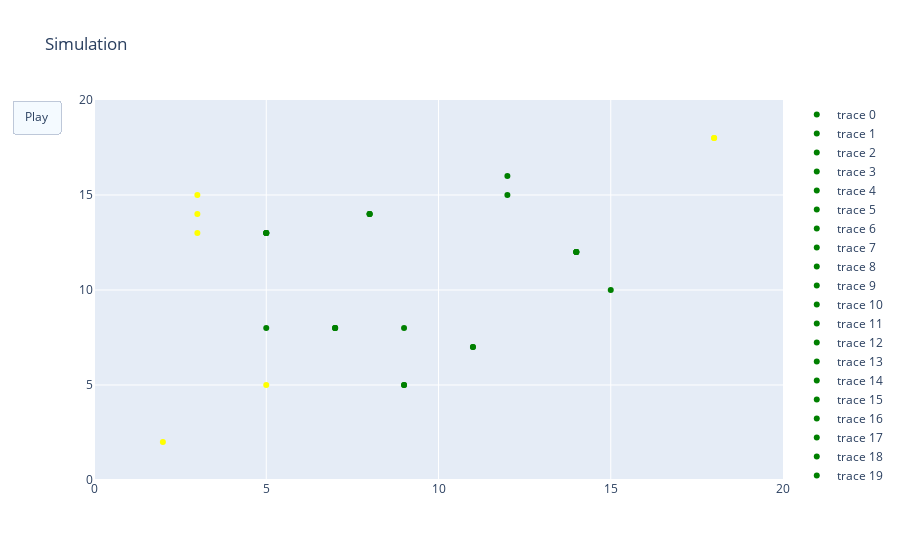

Here is the notebook cell this chart was saved with:
### Code cell
import os
import time
import copy
import plotly
import numpy as np
import pandas as pd

import plotly.express as px

from enum import Enum
from typing import List, Tuple
from plotly import graph_objects as go


class WorldObject:

    draw_mode = "markers"

    def __init__(self, obj_id: str, initx: int, inity: int):
        self.obj_id = obj_id
        self.posx = initx
        self.posy = inity

    def move(self, step_x: int, step_y: int):
        self.posx += step_x
        self.posy += step_y

    def update_state(self):
        raise NotImplementedError()


class Bubble(WorldObject):

    def __init__(self, obj_id: str, initx: int, inity: int):
        super().__init__(obj_id, initx, inity)

    def update_state(self):
        direction = np.random.choice(["left", "right", "up", "down", "stay"])
        if direction == "left":
            self.move(-1, 0)
        elif direction == "right":
            self.move(1, 0)
        elif direction == "up":
            self.move(0, 1)
        elif direction == "down":
            self.move(0, -1)

    def draw(self) -> go.Scatter:

        return go.Scatter(
            x=[self.posx], y=[self.posy], mode=self.draw_mode, marker={"color": "green"}
        )

    def draw_collision(self) -> go.Scatter:
        return go.Scatter(
            x=[self.posx],
            y=[self.posy],
            mode=self.draw_mode,
            marker={"color": "red"},
        )


class Rock(WorldObject):
    def move(self):
        pass

    def update_state(self):
        pass

    def draw(self) -> go.Scatter:
        return go.Scatter(
            x=[self.posx],
            y=[self.posy],
            mode=self.draw_mode,
            marker={"color": "yellow"},
        )


class WorldGrid:
    def __init__(self, width: int, height: int, w_objects: List[WorldObject]):
        self.width = width
        self.height = height
        self.w_objects = w_objects

    def update_state(self):
        for w_object in self.w_objects:
            # only updating the state for bubbles that haven't yet collided
            if hasattr(w_object, "collided") or isinstance(w_object, Rock):
                continue
            w_object.update_state()

    def check_for_collisions(self):
        collision_coordinates = []
        
        # rocks should not collide with bubbles
        # filter bubbles coordinates
        bubble_coordinates: List[dict] = [
            {obj.posx: obj.posy} for obj in self.w_objects if not isinstance(obj, Rock)
        ]

        # checking which bubbles have collided in the new state
        for bubble in bubble_coordinates:
            for x, y in bubble.items():
                if (
                    bubble_coordinates.count({x: y}) > 1
                    and {x: y} not in collision_coordinates
                ):
                    collision_coordinates.append({x: y})
        
        # mark collisions 
        for w_object in self.w_objects:
            if {w_object.posx: w_object.posy} in collision_coordinates:
                w_object.collided = True

    def get_frame(self, frame_number: int) -> go.Frame:
        draw_objects = []

        for w_object in self.w_objects:
            if isinstance(w_object, Rock):
                continue
            elif hasattr(w_object, "collided"):
                draw_objects.append(w_object.draw_collision())
            else:
                draw_objects.append(w_object.draw())

        return go.Frame(
            data=draw_objects,
            layout=go.Layout(title_text=f"Simulation frame {frame_number}"),
        )

    def create_simulation(self, steps: int):
        frames = []

        for i in range(steps):
            self.update_state()
            self.check_for_collisions()
            frames.append(self.get_frame(i))

        fig = go.Figure(
            data=[w_obj.draw() for w_obj in self.w_objects],
            layout=go.Layout(
                xaxis=dict(range=[0, self.width], autorange=False),
                yaxis=dict(range=[0, self.height], autorange=False),
                title="Simulation",
                updatemenus=[
                    dict(
                        type="buttons",
                        buttons=[dict(label="Play", method="animate", args=[None])],
                    )
                ],
            ),
            frames=frames,
        )
        fig.show()


def simulate():
    bubbles: List[Bubble] = [
        Bubble(f"bubble_{i}_{j}", i, j)
        for i in range(5, 15, 2)
        for j in range(5, 15, 2)
    ]

    rocks: List[Rock] = [
        Rock("rock_2_2", 2, 2),
        Rock("rock_18_18", 18, 18),
        Rock("rock_18_18", 18, 18),
        Rock("rock_3_15", 3, 15),
        Rock("rock_3_14", 3, 14),
        Rock("rock_3_13", 3, 13),
        Rock("rock_5_5", 5, 5),
    ]

    world = WorldGrid(20, 20, bubbles + rocks)
    world.create_simulation(steps=50)


simulate()

### Figure 1 — Plotly figure (JSON) as saved in the notebook; plotly's stock layout.template omitted (floating-point values rounded to 4 significant figures)
{"data": [{"marker": {"color": "green"}, "mode": "markers", "type": "scatter", "x": [5], "y": [8]}, {"marker": {"color": "green"}, "mode": "markers", "type": "scatter", "x": [7], "y": [8]}, {"marker": {"color": "green"}, "mode": "markers", "type": "scatter", "x": [5], "y": [13]}, {"marker": {"color": "green"}, "mode": "markers", "type": "scatter", "x": [5], "y": [13]}, {"marker": {"color": "green"}, "mode": "markers", "type": "scatter", "x": [5], "y": [13]}, {"marker": {"color": "green"}, "mode": "markers", "type": "scatter", "x": [9], "y": [8]}, {"marker": {"color": "green"}, "mode": "markers", "type": "scatter", "x": [7], "y": [8]}, {"marker": {"color": "green"}, "mode": "markers", "type": "scatter", "x": [5], "y": [13]}, {"marker": {"color": "green"}, "mode": "markers", "type": "scatter", "x": [12], "y": [15]}, {"marker": {"color": "green"}, "mode": "markers", "type": "scatter", "x": [8], "y": [14]}, {"marker": {"color": "green"}, "mode": "markers", "type": "scatter", "x": [9], "y": [5]}, {"marker": {"color": "green"}, "mode": "markers", "type": "scatter", "x": [11], "y": [7]}, {"marker": {"color": "green"}, "mode": "markers", "type": "scatter", "x": [14], "y": [12]}, {"marker": {"color": "green"}, "mode": "markers", "type": "scatter", "x": [8], "y": [14]}, {"marker": {"color": "green"}, "mode": "markers", "type": "scatter", "x": [8], "y": [14]}, {"marker": {"color": "green"}, "mode": "markers", "type": "scatter", "x": [9], "y": [5]}, {"marker": {"color": "green"}, "mode": "markers", "type": "scatter", "x": [11], "y": [7]}, {"marker": {"color": "green"}, "mode": "markers", "type": "scatter", "x": [22], "y": [12]}, {"marker": {"color": "green"}, "mode": "markers", "type": "scatter", "x": [14], "y": [12]}, {"marker": {"color": "green"}, "mode": "markers", "type": "scatter", "x": [7], "y": [8]}, {"marker": {"color": "green"}, "mode": "markers", "type": "scatter", "x": [9], "y": [-7]}, {"marker": {"color": "green"}, "mode": "markers", "type": "scatter", "x": [15], "y": [10]}, {"marker": {"color": "green"}, "mode": "markers", "type": "scatter", "x": [14], "y": [12]}, {"marker": {"color": "green"}, "mode": "markers", "type": "scatter", "x": [14], "y": [12]}, {"marker": {"color": "green"}, "mode": "markers", "type": "scatter", "x": [12], "y": [16]}, {"marker": {"color": "yellow"}, "mode": "markers", "type": "scatter", "x": [2], "y": [2]}, {"marker": {"color": "yellow"}, "mode": "markers", "type": "scatter", "x": [18], "y": [18]}, {"marker": {"color": "yellow"}, "mode": "markers", "type": "scatter", "x": [18], "y": [18]}, {"marker": {"color": "yellow"}, "mode": "markers", "type": "scatter", "x": [3], "y": [15]}, {"marker": {"color": "yellow"}, "mode": "markers", "type": "scatter", "x": [3], "y": [14]}, {"marker": {"color": "yellow"}, "mode": "markers", "type": "scatter", "x": [3], "y": [13]}, {"marker": {"color": "yellow"}, "mode": "markers", "type": "scatter", "x": [5], "y": [5]}], "layout": {"title": {"text": "Simulation"}, "updatemenus": [{"buttons": [{"args": [null], "label": "Play", "method": "animate"}], "type": "buttons"}], "xaxis": {"autorange": false, "range": [0, 20]}, "yaxis": {"autorange": false, "range": [0, 20]}}}
